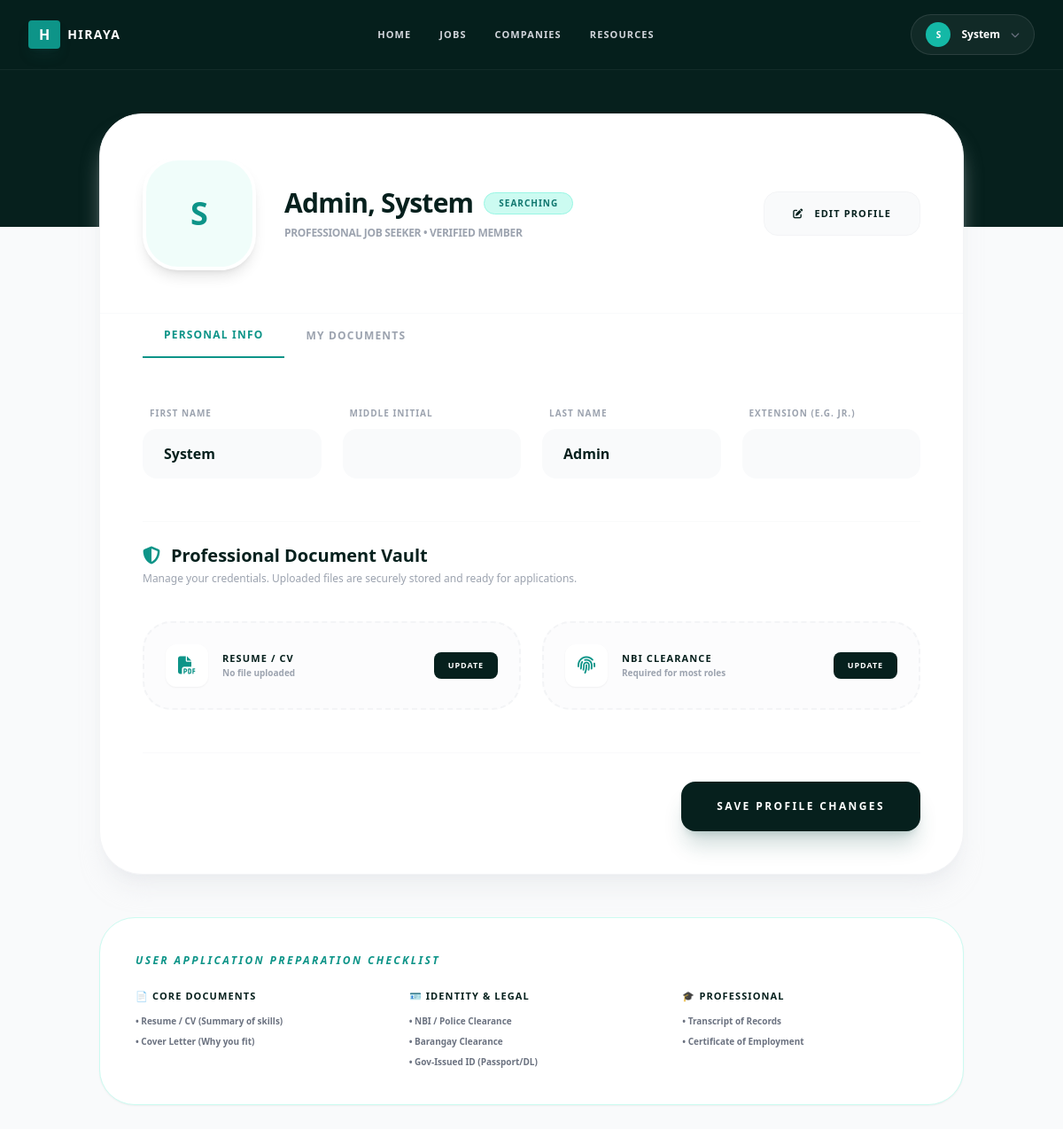
/dashboard/user/profile.php (signed in), run on the app's committed database.
### tables this page shows
CREATE TABLE IF NOT EXISTS `users` (
    `id` INT AUTO_INCREMENT PRIMARY KEY,
    `username` VARCHAR(50) UNIQUE NOT NULL,
    `email` VARCHAR(150) UNIQUE DEFAULT NULL,
    `phone_number` VARCHAR(20) DEFAULT NULL,
    `password` VARCHAR(255) NOT NULL,
    `last_name` VARCHAR(50) NOT NULL,
    `first_name` VARCHAR(50) NOT NULL,
    `middle_initial` CHAR(1),
    `extension` VARCHAR(10) DEFAULT NULL,
    `birthday` DATE NOT NULL DEFAULT '2000-01-01',
    `account_type` ENUM('user', 'employer', 'admin') DEFAULT 'user',
    `profile_image` VARCHAR(255) DEFAULT 'default_user.png',
    `created_at` TIMESTAMP DEFAULT CURRENT_TIMESTAMP
);

### dashboard/user/profile.php (the view, shortened to what this page needs)
<?php
require_once "../../includes/db.php";
$stmt = $pdo->prepare("SELECT * FROM users WHERE id = ?");
$stmt->execute([$_SESSION['user_id']]);
$user = $stmt->fetch();
include '../../includes/header.php';
?>
<main class="bg-gray-50 min-h-screen pb-20">
    <div class="max-w-5xl mx-auto px-6 -mt-32">
        <div class="bg-white rounded-[3rem] shadow-xl shadow-gray-200/50 overflow-hidden border border-gray-100">
            <div class="p-8 md:p-12 flex flex-col md:flex-row items-center gap-8 border-b border-gray-50">
                <div class="w-32 h-32 bg-teal-50 border-4 border-white rounded-[2.5rem] shadow-lg flex items-center justify-center text-4xl font-black text-teal-600">
                    <?php echo strtoupper(substr($user['first_name'] ?? $user['username'], 0, 1)); ?>
                </div>
                <div class="flex-1 text-center md:text-left">
                    <div class="flex flex-wrap items-center justify-center md:justify-start gap-3 mb-2">
                        <h1 class="text-3xl font-black text-[#06201d] tracking-tight">
                            <?php
                                if(!empty($user['last_name'])) {
                                    echo htmlspecialchars($user['last_name'] . ', ' . $user['first_name'] . ' ' . $user['middle_initial'] . ' ' . $user['extension']);
                                } else {
                                    echo htmlspecialchars($user['username']);
                                }
                            ?>
                        </h1>
                        <span class="px-4 py-1 bg-teal-100 text-teal-700 text-[10px] font-black uppercase tracking-widest rounded-full border border-teal-200">
                            <?php echo $user['employment_status'] ?? 'searching'; ?>
                        </span>
                    </div>
                    <p class="text-gray-400 font-bold tracking-tight uppercase text-xs">Professional Job Seeker • Verified Member</p>
                </div>
                <button onclick="toggleEditMode()" class="px-8 py-4 bg-gray-50 text-[#06201d] font-black uppercase tracking-widest text-[11px] rounded-2xl hover:bg-gray-100 transition-all border border-gray-100">
                    <i class="fa-solid fa-pen-to-square mr-2"></i> Edit Profile
                </button>
            </div>
            <div class="flex px-12 bg-white sticky top-0 z-10">
                <button class="px-6 py-4 border-b-2 border-teal-600 text-teal-600 text-xs font-black uppercase tracking-widest">Personal Info</button>
                <button class="px-6 py-4 text-gray-400 text-xs font-black uppercase tracking-widest hover:text-teal-600 transition">My Documents</button>
            </div>
            <form action="../action/update-profile.php" method="POST" enctype="multipart/form-data" class="p-12 space-y-12">
                <div class="grid grid-cols-1 md:grid-cols-4 gap-6">
                    <div class="md:col-span-1 space-y-2">
                        <label class="text-[10px] font-black uppercase tracking-widest text-gray-400 ml-2">First Name</label>
                        <input type="text" name="first_name" value="<?php echo htmlspecialchars($user['first_name'] ?? ''); ?>" class="w-full px-6 py-4 rounded-2xl bg-gray-50 border-none font-bold text-[#06201d] focus:ring-2 focus:ring-teal-500/20">
                    </div>
                    <div class="md:col-span-1 space-y-2">
                        <label class="text-[10px] font-black uppercase tracking-widest text-gray-400 ml-2">Middle Initial</label>
                        <input type="text" name="middle_initial" maxlength="2" value="<?php echo htmlspecialchars($user['middle_initial'] ?? ''); ?>" class="w-full px-6 py-4 rounded-2xl bg-gray-50 border-none font-bold text-[#06201d]">
                    </div>
                    <div class="md:col-span-1 space-y-2">
                        <label class="text-[10px] font-black uppercase tracking-widest text-gray-400 ml-2">Last Name</label>
                        <input type="text" name="last_name" value="<?php echo htmlspecialchars($user['last_name'] ?? ''); ?>" class="w-full px-6 py-4 rounded-2xl bg-gray-50 border-none font-bold text-[#06201d]">
                    </div>
                    <div class="md:col-span-1 space-y-2">
                        <label class="text-[10px] font-black uppercase tracking-widest text-gray-400 ml-2">Extension (e.g. Jr.)</label>
                        <input type="text" name="extension" value="<?php echo htmlspecialchars($user['extension'] ?? ''); ?>" class="w-full px-6 py-4 rounded-2xl bg-gray-50 border-none font-bold text-[#06201d]">
                    </div>
                </div>
                <div class="space-y-6 pt-6 border-t border-gray-50">
                    <div class="flex justify-between items-end">
                        <div class="space-y-1">
                            <h3 class="text-xl font-black text-[#06201d] flex items-center gap-3">
                                <i class="fa-solid fa-shield-halved text-teal-600"></i>
                                Professional Document Vault
                            </h3>
                            <p class="text-gray-400 text-xs font-medium max-w-2xl">Manage your credentials. Uploaded files are securely stored and ready for applications.</p>
                        </div>
                    </div>
                    <div class="grid grid-cols-1 md:grid-cols-2 gap-6 pt-4">
                        <div class="p-6 rounded-[2rem] border-2 border-dashed border-gray-100 bg-gray-50/50 flex items-center justify-between hover:border-teal-200 transition-colors">
                            <div class="flex items-center gap-4">
                                <div class="w-12 h-12 rounded-xl bg-white shadow-sm flex items-center justify-center text-teal-600">
                                    <i class="fa-solid fa-file-pdf text-xl"></i>
                                </div>
                                <div>
                                    <p class="text-[11px] font-black uppercase tracking-widest text-[#06201d]">Resume / CV</p>
                                    <p class="text-[10px] text-gray-400 font-bold truncate max-w-[150px]">
                                        <?php echo $user['resume_path'] ? $user['resume_path'] : 'No file uploaded'; ?>
                                    </p>
                                </div>
                            </div>
                            <div class="flex gap-2">
                                <label for="resume_upload" class="px-4 py-2 bg-[#06201d] text-white text-[9px] font-black uppercase tracking-widest rounded-lg hover:bg-teal-700 cursor-pointer transition">Update</label>
                            </div>
                        </div>
                        <div class="p-6 rounded-[2rem] border-2 border-dashed border-gray-100 bg-gray-50/50 flex items-center justify-between hover:border-teal-200 transition-colors">
                            <div class="flex items-center gap-4">
                                <div class="w-12 h-12 rounded-xl bg-white shadow-sm flex items-center justify-center text-teal-600">
                                    <i class="fa-solid fa-fingerprint text-xl"></i>
                                </div>
                                <div>
                                    <p class="text-[11px] font-black uppercase tracking-widest text-[#06201d]">NBI Clearance</p>
                                    <p class="text-[10px] text-gray-400 font-bold">
                                        <?php echo $user['nbi_clearance_path'] ? 'File Verified' : 'Required for most roles'; ?>
                                    </p>
                                </div>
                            </div>
                            <div class="flex gap-2">
                                <label for="nbi_upload" class="px-4 py-2 bg-[#06201d] text-white text-[9px] font-black uppercase tracking-widest rounded-lg hover:bg-teal-700 cursor-pointer transition">Update</label>
                            </div>
                        </div>
                    </div>
                </div>
                <div class="mt-12 pt-8 border-t border-gray-50 flex justify-end">
                    <button type="submit" class="px-10 py-5 bg-[#06201d] text-white font-black uppercase tracking-[0.2em] text-xs rounded-2xl shadow-xl shadow-teal-900/20 hover:bg-teal-700 transition-all active:scale-95">
                        Save Profile Changes
                    </button>
                </div>
            </form>
        </div>
        <div class="mt-12 bg-white rounded-[2.5rem] p-10 border border-teal-100 shadow-sm">
            <h4 class="text-xs font-black text-teal-600 uppercase tracking-[0.2em] mb-6 block italic">User Application Preparation Checklist</h4>
            <div class="grid grid-cols-1 md:grid-cols-3 gap-8">
                <div class="space-y-3">
                    <p class="text-[11px] font-black text-[#06201d] uppercase tracking-widest">📄 Core Documents</p>
                    <ul class="text-[10px] text-gray-500 space-y-2 font-bold">
                        <li>• Resume / CV (Summary of skills)</li>
                        <li>• Cover Letter (Why you fit)</li>
                    </ul>
                </div>
                <div class="space-y-3">
                    <p class="text-[11px] font-black text-[#06201d] uppercase tracking-widest">🪪 Identity & Legal</p>
                    <ul class="text-[10px] text-gray-500 space-y-2 font-bold">
                        <li>• NBI / Police Clearance</li>
                        <li>• Barangay Clearance</li>
                        <li>• Gov-Issued ID (Passport/DL)</li>
                    </ul>
                </div>
                <div class="space-y-3">
                    <p class="text-[11px] font-black text-[#06201d] uppercase tracking-widest">🎓 Professional</p>
                    <ul class="text-[10px] text-gray-500 space-y-2 font-bold">
                        <li>• Transcript of Records</li>
                        <li>• Certificate of Employment</li>
                    </ul>
                </div>
            </div>
        </div>
    </div>
</main>
<?php include '../../includes/footer.php'; ?>

### data on the page
users: first_name "S", last_name+first_name+middle_initial "Admin, System", employment_status "SEARCHING", first_name "System", last_name "Admin"

### other printed values
$initial "S"
$first_name "System"
